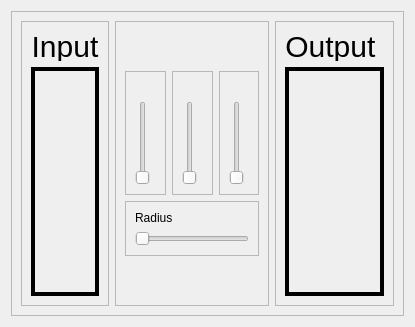
      <widget class="QWidget" name="ActiveContourTab">
       <attribute name="icon">
        <iconset resource="Icons.qrc">
         <normaloff>:/Icons/Snake.png</normaloff>:/Icons/Snake.png</iconset>
       </attribute>
       <attribute name="title">
        <string>Active Contour</string>
       </attribute>
       <layout class="QGridLayout" name="gridLayout_99">
        <item row="0" column="0">
         <widget class="QFrame" name="frame_50">
          <property name="frameShape">
           <enum>QFrame::StyledPanel</enum>
          </property>
          <property name="frameShadow">
           <enum>QFrame::Raised</enum>
          </property>
          <layout class="QGridLayout" name="gridLayout_28">
           <item row="0" column="0">
            <widget class="QFrame" name="frame_51">
             <property name="maximumSize">
              <size>
               <width>16777215</width>
               <height>16777215</height>
              </size>
             </property>
             <property name="frameShape">
              <enum>QFrame::StyledPanel</enum>
             </property>
             <property name="frameShadow">
              <enum>QFrame::Raised</enum>
             </property>
             <layout class="QGridLayout" name="gridLayout_90">
              <item row="0" column="0">
               <widget class="QLabel" name="inputImageACLabel">
                <property name="maximumSize">
                 <size>
                  <width>16777215</width>
                  <height>30</height>
                 </size>
                </property>
                <property name="styleSheet">
                 <string notr="true">font-family: Impact, Haettenschweiler, 'Arial Narrow Bold', sans-serif;
font-size: 30px;
color: black;
background-color:transparent;</string>
                </property>
                <property name="text">
                 <string>Input</string>
                </property>
                <property name="alignment">
                 <set>Qt::AlignCenter</set>
                </property>
               </widget>
              </item>
              <item row="1" column="0">
               <widget class="QLabel" name="activeContourInputImage">
                <property name="styleSheet">
                 <string notr="true">border: 4px solid black;
</string>
                </property>
                <property name="text">
                 <string/>
                </property>
                <property name="scaledContents">
                 <bool>true</bool>
                </property>
                <property name="alignment">
                 <set>Qt::AlignCenter</set>
                </property>
               </widget>
              </item>
             </layout>
            </widget>
           </item>
           <item row="0" column="1">
            <widget class="QFrame" name="frame_56">
             <property name="maximumSize">
              <size>
               <width>154</width>
               <height>16777215</height>
              </size>
             </property>
             <property name="frameShape">
              <enum>QFrame::StyledPanel</enum>
             </property>
             <property name="frameShadow">
              <enum>QFrame::Raised</enum>
             </property>
             <layout class="QGridLayout" name="gridLayout_97">
              <item row="0" column="1">
               <spacer name="verticalSpacer">
                <property name="orientation">
                 <enum>Qt::Vertical</enum>
                </property>
                <property name="sizeHint" stdset="0">
                 <size>
                  <width>20</width>
                  <height>40</height>
                 </size>
                </property>
               </spacer>
              </item>
              <item row="1" column="1">
               <widget class="QFrame" name="frame_54">
                <property name="maximumSize">
                 <size>
                  <width>55</width>
                  <height>16777215</height>
                 </size>
                </property>
                <property name="frameShape">
                 <enum>QFrame::StyledPanel</enum>
                </property>
                <property name="frameShadow">
                 <enum>QFrame::Raised</enum>
                </property>
                <layout class="QGridLayout" name="gridLayout_95">
                 <item row="0" column="0">
                  <widget class="QPushButton" name="beta">
                   <property name="enabled">
                    <bool>false</bool>
                   </property>
                   <property name="styleSheet">
                    <string notr="true">QPushButton{
border-radius: 10px;
font: 900 12pt &quot;Segoe UI Black&quot;;
}


QPushButton:hover:!pressed{
	background-color: qlineargradient(x1: 0.5, y1: 1, x2: 0.5, y2: 1, stop: 0 #dadbde, stop: 1 #f6f7fa);
}</string>
                   </property>
                   <property name="text">
                    <string/>
                   </property>
                   <property name="icon">
                    <iconset resource="Icons.qrc">
                     <normaloff>:/Icons/beta.png</normaloff>:/Icons/beta.png</iconset>
                   </property>
                  </widget>
                 </item>
                 <item row="1" column="0">
                  <widget class="QSlider" name="betaSlider">
                   <property name="minimum">
                    <number>1</number>
                   </property>
                   <property name="maximum">
                    <number>50</number>
                   </property>
                   <property name="value">
                    <number>1</number>
                   </property>
                   <property name="orientation">
                    <enum>Qt::Vertical</enum>
                   </property>
                  </widget>
                 </item>
                </layout>
               </widget>
              </item>
              <item row="1" column="0">
               <widget class="QFrame" name="frame_53">
                <property name="maximumSize">
                 <size>
                  <width>55</width>
                  <height>16777215</height>
                 </size>
                </property>
                <property name="frameShape">
                 <enum>QFrame::StyledPanel</enum>
                </property>
                <property name="frameShadow">
                 <enum>QFrame::Raised</enum>
                </property>
                <layout class="QGridLayout" name="gridLayout_94">
                 <item row="0" column="0">
                  <widget class="QPushButton" name="alpha">
                   <property name="enabled">
                    <bool>false</bool>
                   </property>
                   <property name="styleSheet">
                    <string notr="true">QPushButton{
border-radius: 10px;
font: 900 12pt &quot;Segoe UI Black&quot;;
}


QPushButton:hover:!pressed{
	background-color: qlineargradient(x1: 0.5, y1: 1, x2: 0.5, y2: 1, stop: 0 #dadbde, stop: 1 #f6f7fa);
}</string>
                   </property>
                   <property name="text">
                    <string/>
                   </property>
                   <property name="icon">
                    <iconset resource="Icons.qrc">
                     <normaloff>:/Icons/alpha.png</normaloff>:/Icons/alpha.png</iconset>
                   </property>
                  </widget>
                 </item>
                 <item row="1" column="0">
                  <widget class="QSlider" name="alphaSlider">
                   <property name="styleSheet">
                    <string notr="true"/>
                   </property>
                   <property name="maximum">
                    <number>50</number>
                   </property>
                   <property name="value">
                    <number>0</number>
                   </property>
                   <property name="orientation">
                    <enum>Qt::Vertical</enum>
                   </property>
                  </widget>
                 </item>
                </layout>
               </widget>
              </item>
              <item row="1" column="2">
               <widget class="QFrame" name="frame_55">
                <property name="maximumSize">
                 <size>
                  <width>55</width>
                  <height>16777215</height>
                 </size>
                </property>
                <property name="frameShape">
                 <enum>QFrame::StyledPanel</enum>
                </property>
                <property name="frameShadow">
                 <enum>QFrame::Raised</enum>
                </property>
                <layout class="QGridLayout" name="gridLayout_96">
                 <item row="0" column="0">
                  <widget class="QPushButton" name="gamma">
                   <property name="enabled">
                    <bool>false</bool>
                   </property>
                   <property name="styleSheet">
                    <string notr="true">QPushButton{
border-radius: 10px;
font: 900 12pt &quot;Segoe UI Black&quot;;
}


QPushButton:hover:!pressed{
	background-color: qlineargradient(x1: 0.5, y1: 1, x2: 0.5, y2: 1, stop: 0 #dadbde, stop: 1 #f6f7fa);
}</string>
                   </property>
                   <property name="text">
                    <string/>
                   </property>
                   <property name="icon">
                    <iconset resource="Icons.qrc">
                     <normaloff>:/Icons/gamma.png</normaloff>:/Icons/gamma.png</iconset>
                   </property>
                  </widget>
                 </item>
                 <item row="1" column="0">
                  <widget class="QSlider" name="gammaSlider">
                   <property name="maximum">
                    <number>50</number>
                   </property>
                   <property name="value">
                    <number>0</number>
                   </property>
                   <property name="orientation">
                    <enum>Qt::Vertical</enum>
                   </property>
                  </widget>
                 </item>
                </layout>
               </widget>
              </item>
              <item row="3" column="1">
               <spacer name="verticalSpacer_2">
                <property name="orientation">
                 <enum>Qt::Vertical</enum>
                </property>
                <property name="sizeHint" stdset="0">
                 <size>
                  <width>20</width>
                  <height>40</height>
                 </size>
                </property>
               </spacer>
              </item>
              <item row="2" column="0" colspan="3">
               <widget class="QFrame" name="frame_57">
                <property name="frameShape">
                 <enum>QFrame::StyledPanel</enum>
                </property>
                <property name="frameShadow">
                 <enum>QFrame::Raised</enum>
                </property>
                <layout class="QGridLayout" name="gridLayout_27">
                 <item row="0" column="0">
                  <widget class="QLabel" name="label">
                   <property name="styleSheet">
                    <string notr="true">font: 900 12pt &quot;Segoe UI Black&quot;;</string>
                   </property>
                   <property name="text">
                    <string>Radius</string>
                   </property>
                  </widget>
                 </item>
                 <item row="1" column="0">
                  <widget class="QSlider" name="contourRadiusSlider">
                   <property name="orientation">
                    <enum>Qt::Horizontal</enum>
                   </property>
                  </widget>
                 </item>
                </layout>
               </widget>
              </item>
             </layout>
            </widget>
           </item>
           <item row="0" column="2">
            <widget class="QFrame" name="frame_52">
             <property name="frameShape">
              <enum>QFrame::StyledPanel</enum>
             </property>
             <property name="frameShadow">
              <enum>QFrame::Raised</enum>
             </property>
             <layout class="QGridLayout" name="gridLayout_93">
              <item row="0" column="0">
               <widget class="QLabel" name="ouputImageACLabel">
                <property name="maximumSize">
                 <size>
                  <width>16777215</width>
                  <height>30</height>
                 </size>
                </property>
                <property name="styleSheet">
                 <string notr="true">font-family: Impact, Haettenschweiler, 'Arial Narrow Bold', sans-serif;
font-size: 30px;
color: black;
background-color:transparent;</string>
                </property>
                <property name="text">
                 <string>Output </string>
                </property>
                <property name="alignment">
                 <set>Qt::AlignCenter</set>
                </property>
               </widget>
              </item>
              <item row="1" column="0">
               <widget class="ClickableLabel" name="activeContourOutputImage">
                <property name="styleSheet">
                 <string notr="true">border: 4px solid black;
</string>
                </property>
                <property name="text">
                 <string/>
                </property>
                <property name="scaledContents">
                 <bool>true</bool>
                </property>
                <property name="alignment">
                 <set>Qt::AlignCenter</set>
                </property>
               </widget>
              </item>
             </layout>
            </widget>
           </item>
          </layout>
         </widget>
        </item>
       </layout>
      </widget>
